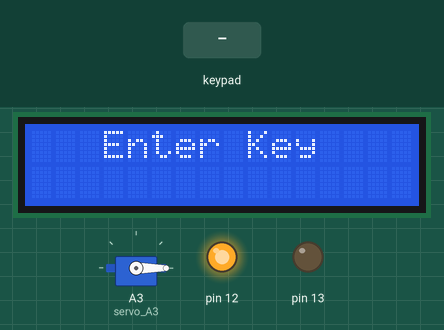
This sketch was run on a simulated Arduino Uno, built with avr-gcc and run on an emulated ATmega328P. On the bench: 16×2 character LCD, servo, output pins drawn as LEDs (lit = HIGH). The test bench sets the inputs (shaded band). Random numbers use the default seed unless the sketch sets one; what the sketch prints to the serial monitor is not drawn.

Above: at 1.2 s.
1.3 s: keypad keys 9 8 7 6 # pressed 0.4 s apart
At 3.9 s:
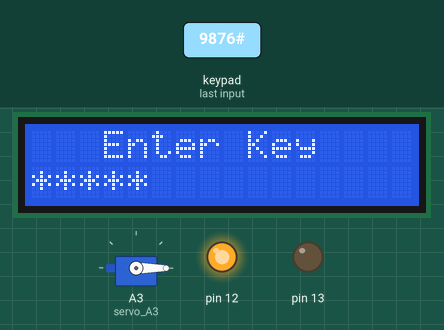
4.8 s: key '1' pressed
At 4.93 s:
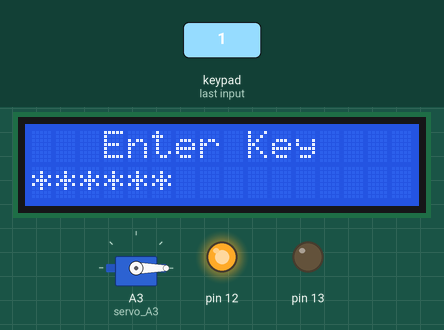
6.5 s: key '2' pressed
At 6.9 s:
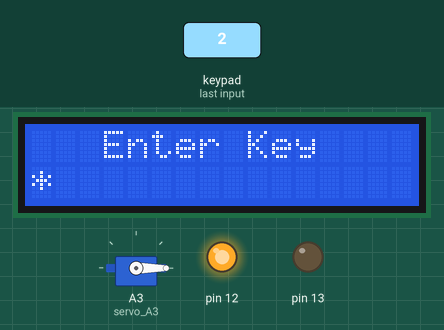
Timing chart, 0 to 9.5 s (numbered marks = the images above; inputs shaded):
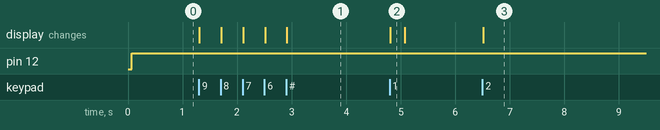

Measured:
- after the input at 1.3 s, the display: first changes at once (image 1 shows a later state)
- after the input at 6.5 s, the display: changes at once (image 3)

The sketch:

Prime.ino
```cpp
//prime arduino

#include <LiquidCrystal.h>
#include <Keypad.h>
#include <Servo.h>

long val;
long value;
long pass = 0;
int pMeterVal = 0;
int servoVal = 0;
int c = 0;
long curTime;
long pause;
long bTime;
long elaps;

Servo servo_A3;

const byte ROWS = 4; //four rows
const byte COLS = 4; //three columns
char keys[ROWS][COLS] = {
  {'1','2','3','A'},
  {'4','5','6','B'},
  {'7','8','9','C'},
  {'*','0','#','D'}
};
byte rowPins[ROWS] = {A0, A1, 11, 10}; //connect to the row pinouts of the keypad
byte colPins[COLS] = {9, 8, 7, 6}; //connect to the column pinouts of the keypad
int LCDRow = 0;

Keypad keypad = Keypad( makeKeymap(keys), rowPins, colPins, ROWS, COLS );

// initialize the library with the numbers of the interface pins
LiquidCrystal lcd(5, 4, 3, 2, A4, A5);

void setup() {
  Serial.begin(9600);
  // set up the LCD's number of columns and rows:
  lcd.begin(16, 2);
  pinMode(12,OUTPUT);
  pinMode(13,OUTPUT);
  pinMode(A2, INPUT);
  pinMode(A3, OUTPUT);

  servo_A3.attach(A3);
  servo_A3.write(0);

  value= random(0, 9999);

  //sending random number thorugh serial port
  Serial.write(value / 256);
  Serial.write(value % 256);

  pause = 5000;
  elaps = 0;
  bTime = millis();

}

void loop() {

  if (elaps >= pause){

    value = random(0, 9999);
    //sending random number thorugh serial port
    Serial.write(value / 256);
  	Serial.write(value % 256);

    pass = 0;
    lcd.clear();
    c = 0;

     elaps = 0;
     bTime = millis();
  }

  curTime = millis();
  elaps = curTime - bTime;

  long key = keypad.getKey();

    if(key) {
      if (key == 68){
        //deliting all digits
        c = 0;
        pass = 0;
        lcd.clear();
      }
      else if (key == 67){
        //deliting digit
        pass = pass / 10;
        c--;
        lcd.clear();
        lcd.setCursor(0, 1);
        //printing stars
        for(int i = 0; i < c; i++){
          lcd.print("*");
        }
      }

      else {
        c++;
        lcd.clear();
        lcd.setCursor(0, 1);
        //printing stars
        for(int i = 0; i < c; i++){
          lcd.print("*");
        }
      key = key - 48;
      pass = (pass * 10) + key;
      }
    }


  if(value == pass){
    lcd.setCursor(0, 0);
    lcd.print("   Unlocked   ");
    digitalWrite(12,LOW);
    digitalWrite(13,HIGH);
    pMeterVal = analogRead(A2);
    servoVal = map(pMeterVal, 0, 1023, 0, 89);
    servo_A3.write(servoVal);
  }
  else{
    lcd.setCursor(0, 0);
    lcd.print("   Enter Key   ");
    digitalWrite(13,LOW);
    digitalWrite(12,HIGH);
  }

} 
```
